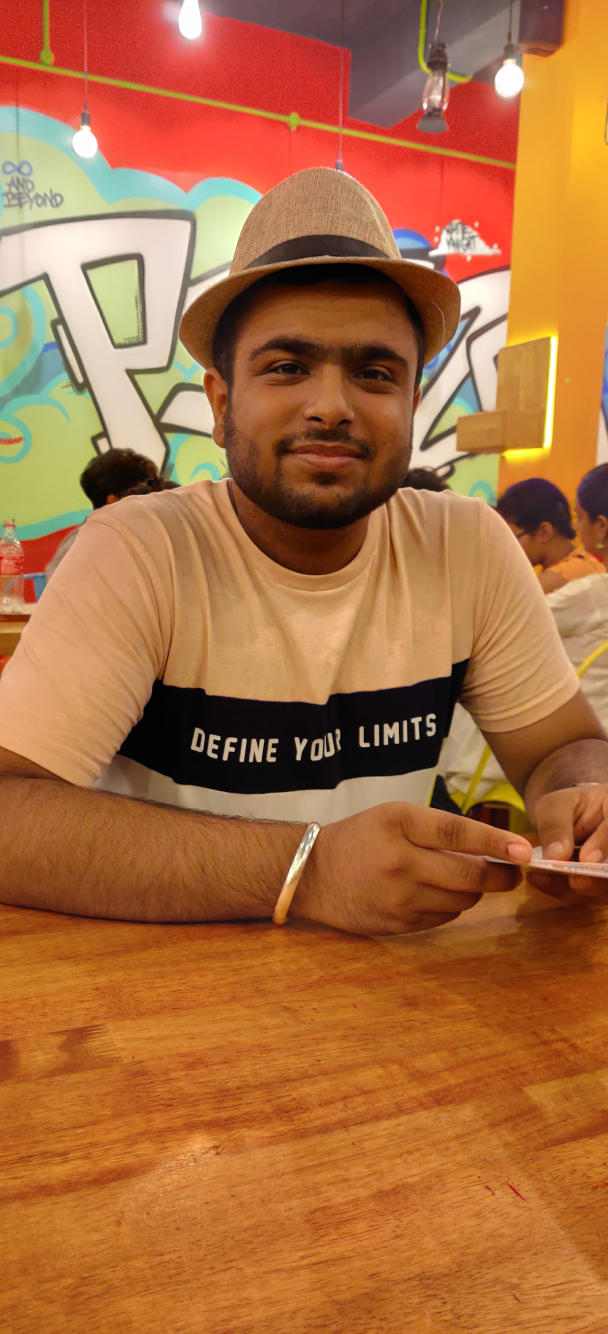
#> input picture Face.jpg, 1824 x 4000 px, given in place of the camera (shown at 1/3 size)
$ python Object_Detection.py
#> lines starting #> are read from the running program, lines starting #| are printed output that depends on the picture; after the words box and inside, x2 and y2 are one past the last pixel; in counts of white or black regions, pixels touching at a corner belong together
import cv2
import numpy

def nothing(x):
    pass
cap=cv2.VideoCapture(0)
cv2.namedWindow('Tracking')
cv2.createTrackbar('LH','Tracking',0,255,nothing)
#> slider 'LH' is set to 51
cv2.createTrackbar('LS','Tracking',0,255,nothing)
#> slider 'LS' is set to 51
cv2.createTrackbar('LV','Tracking',0,255,nothing)
#> slider 'LV' is set to 51
cv2.createTrackbar('UH','Tracking',255,255,nothing)
cv2.createTrackbar('US','Tracking',255,255,nothing)
cv2.createTrackbar('UV','Tracking',255,255,nothing)

while(True):
    #frame=cv2.imread('Microsoft.jpg')
    _, frame=cap.read(0)
#> frame is the input picture: shape (4000, 1824, 3); mean B, G, R 63.1, 109.4, 172.1
    frame=cv2.resize(frame,(512,512))
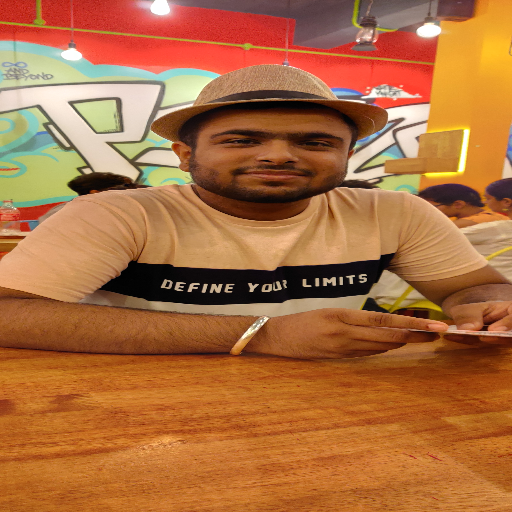
#> frame: shape (512, 512, 3); mean B, G, R 63, 109.3, 172
    hsv=cv2.cvtColor(frame,cv2.COLOR_BGR2HSV)
#> hsv: shape (512, 512, 3); mean H, S, V 22.1, 162.2, 173.4

    l_h = cv2.getTrackbarPos('LH','Tracking')
    l_s = cv2.getTrackbarPos('LS', 'Tracking')
    l_v = cv2.getTrackbarPos('LV', 'Tracking')
    u_h = cv2.getTrackbarPos('UH', 'Tracking')
    u_s = cv2.getTrackbarPos('US', 'Tracking')
    u_v = cv2.getTrackbarPos('UV', 'Tracking')

    lb=numpy.array([l_h,l_s,l_v])
    ub=numpy.array([u_h,u_s,u_v])
    mask=cv2.inRange(hsv,lb,ub)
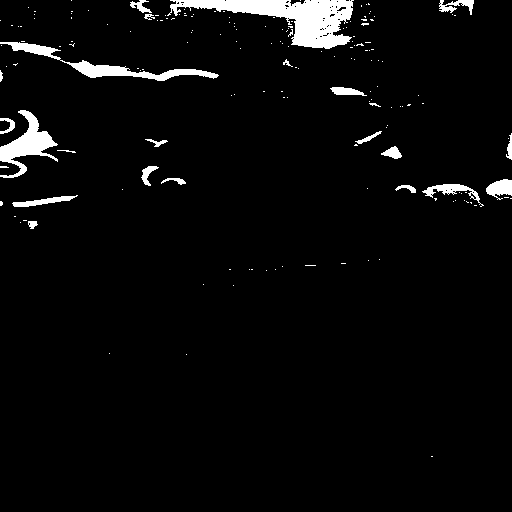
#> mask: shape (512, 512); 3.8% white; 173 white regions (150 under 20 px), largest, box (x1, y1, x2, y2) and area: (167, 0, 354, 49) 3859, (0, 42, 219, 81) 1574, (0, 110, 58, 178) 1458
    res=cv2.bitwise_and(frame,frame,mask=mask)
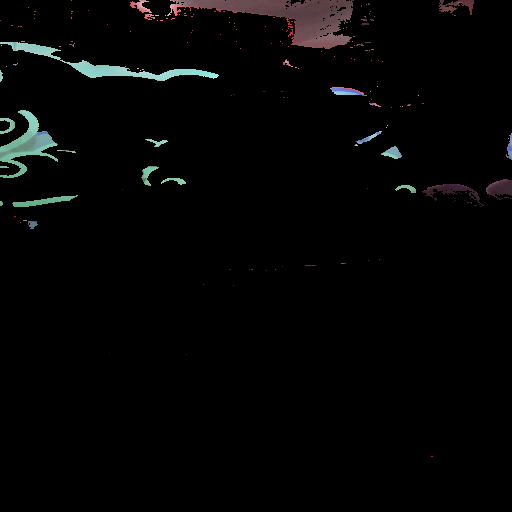
#> res: shape (512, 512, 3); mean B, G, R 4.7, 4.7, 4.6

    cv2.imshow('frame',hsv)
    cv2.imshow('mask',mask)
    cv2.imshow('res',res)

    key=cv2.waitKey(1)
#> (key Esc is pressed here)
    if key==27:
        break
cap.release()
cv2.destroyAllWindows()

$ run again, on Rocks.jpg
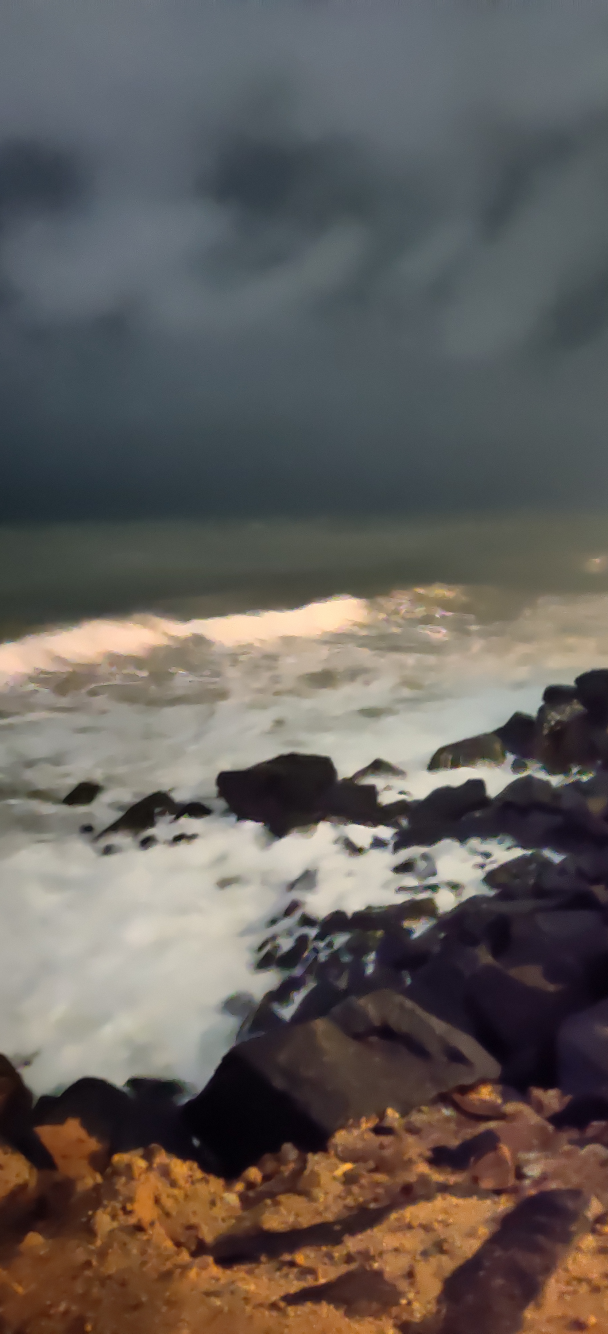
#> input picture Rocks.jpg, 1824 x 4000 px, given in place of the camera (shown at 1/3 size)
#> frame is the input picture: shape (4000, 1824, 3); mean B, G, R 90.6, 94.6, 100
#> frame: shape (512, 512, 3)
#> hsv: shape (512, 512, 3); mean H, S, V 72, 61.9, 106.9
#> `mask=cv2.inRange(hsv,lb,ub)`:
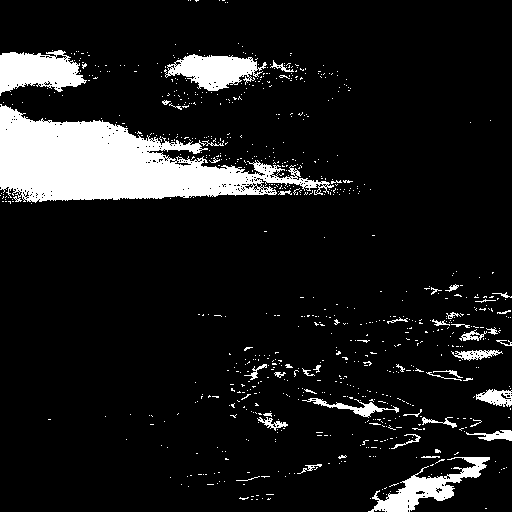
#> mask: shape (512, 512); 10.7% white; 797 white regions (752 under 20 px), largest, box (x1, y1, x2, y2) and area: (0, 104, 334, 203) 16201, (0, 50, 87, 96) 2582, (164, 54, 267, 91) 2167
#> `res=cv2.bitwise_and(frame,frame,mask=mask)`:
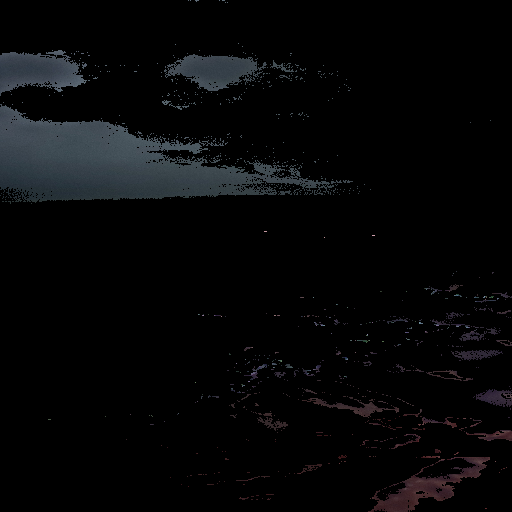
#> res: shape (512, 512, 3); mean B, G, R 7.7, 6.8, 6.3

$ run again, on Temple.jpg
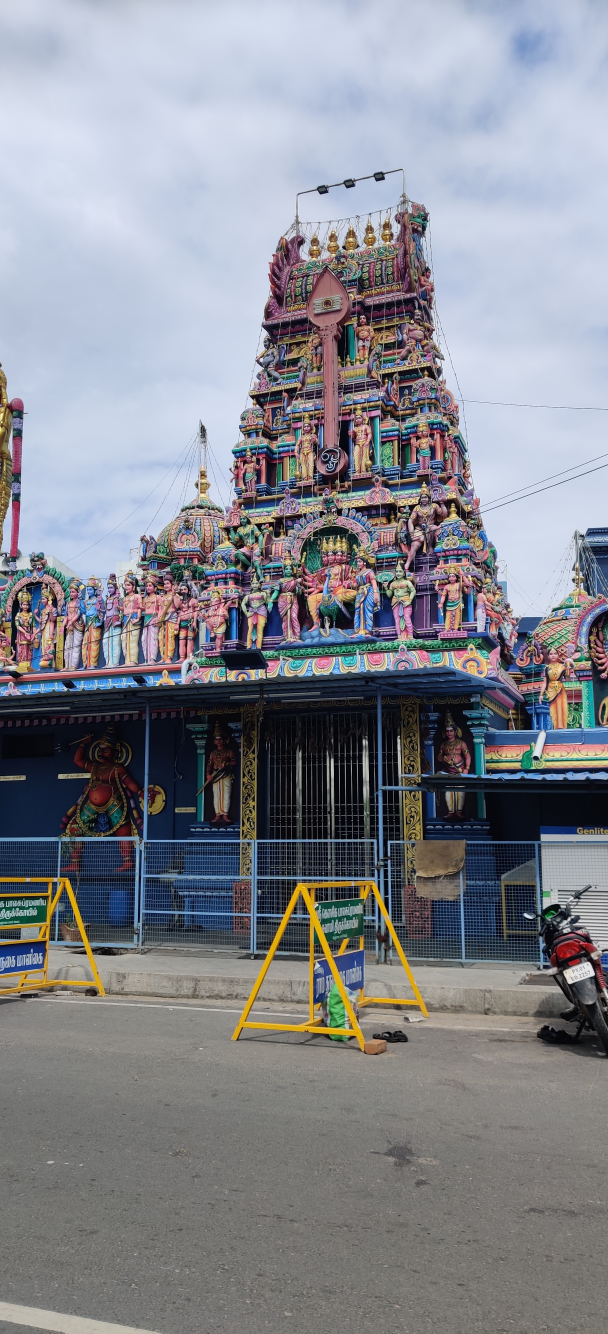
#> input picture Temple.jpg, 1824 x 4000 px, given in place of the camera (shown at 1/3 size)
#> frame is the input picture: shape (4000, 1824, 3); mean B, G, R 142.6, 135, 133.2
#> frame: shape (512, 512, 3)
#> hsv: shape (512, 512, 3); mean H, S, V 82, 58.4, 151
#> `mask=cv2.inRange(hsv,lb,ub)`:
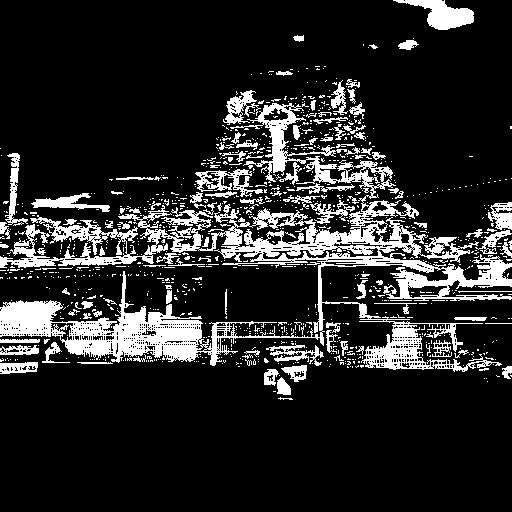
#> mask: shape (512, 512); 16% white; 1024 white regions (907 under 20 px), largest, box (x1, y1, x2, y2) and area: (0, 103, 512, 372) 26884, (393, 0, 474, 30) 1152, (195, 169, 263, 197) 710
#> `res=cv2.bitwise_and(frame,frame,mask=mask)`:
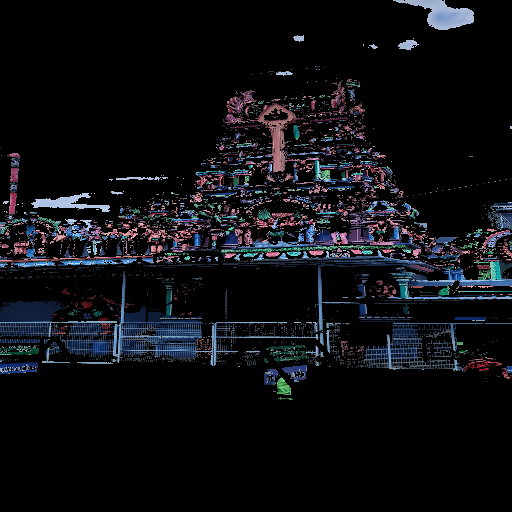
#> res: shape (512, 512, 3); mean B, G, R 18.1, 14.5, 13.4
